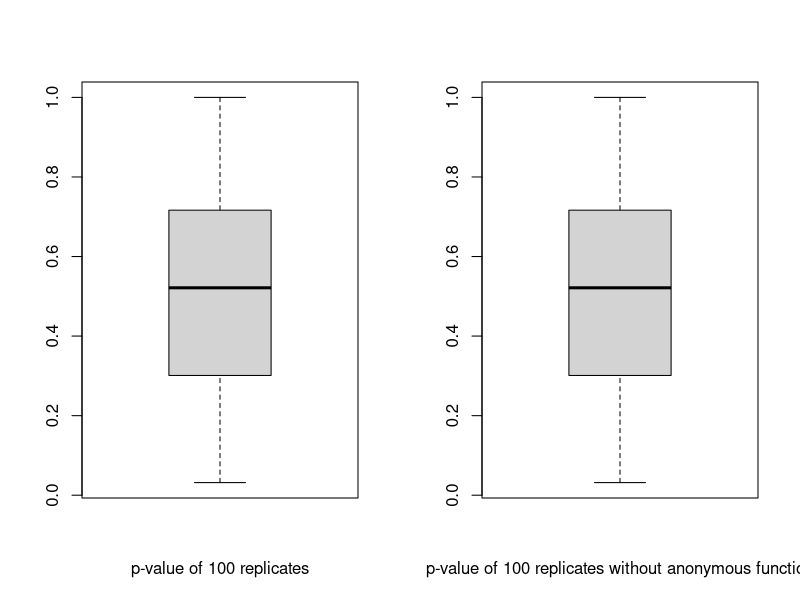

Source code (R):
## ---- chunk 1
library(datasets)
attach(mtcars)
formulas <- list(
mpg ~ disp,
mpg ~ I(1 / disp), 
mpg~disp+wt, 
mpg~I(1/disp)+wt
)

l1 <- list()
system.time(for(i in seq_along(formulas)){
  l1[[i]] <- lm(formulas[[i]])
})

system.time(l2 <- lapply(formulas,lm))
l1
l2
detach(mtcars)

## ---- chunk 2
attach(mtcars)
bootstraps <- lapply(1:10, function(i) {
  rows <- sample(1:nrow(mtcars), rep = TRUE) 
  mtcars[rows, ]
})

l3 <- list()
for(i in seq_along(bootstraps)){
  l3[[i]] <- lm(mpg ~ disp, data = bootstraps[[i]])
}

l4 <- lapply(bootstraps,function(x){lm(mpg~disp,data=x)})
l3
l4

#g <- function(formula,data) lm(formula,data)
#l5 <- vpply(1:10, g, formula=as.formula(mpg~disp))
detach(mtcars)
## ---- chunk 3
rsq <- function(mod) summary(mod)$r.squared
rsq1 <- unlist(lapply(l1,rsq))
rsq2 <- unlist(lapply(l2,rsq))
rsq3 <- unlist(lapply(l3,rsq))
rsq4 <- unlist(lapply(l4,rsq))
knitr::kable(rbind(rsq1,rsq2),caption = "comparison of l1 and l2 in question 1")
knitr::kable(rbind(rsq3,rsq4),caption = "comparison of l3 and l4 in question 2")

## ---- chunk 4
trials <- replicate( 100,
t.test(rpois(10, 10), rpois(7, 10)),
         simplify = FALSE
       )
re <- sapply(trials,function(x){x$p.value})
par(mfrow=c(1,2))
boxplot(re,type="p",xlab = "p-value of 100 replicates")

f <- function(trials,i) trials[[i]]$p.value
re1 <- sapply(1:100,f,trials=trials)
boxplot(re1,type="p",xlab = "p-value of 100 replicates without anonymous function")
par(mfrow=c(1,1))
